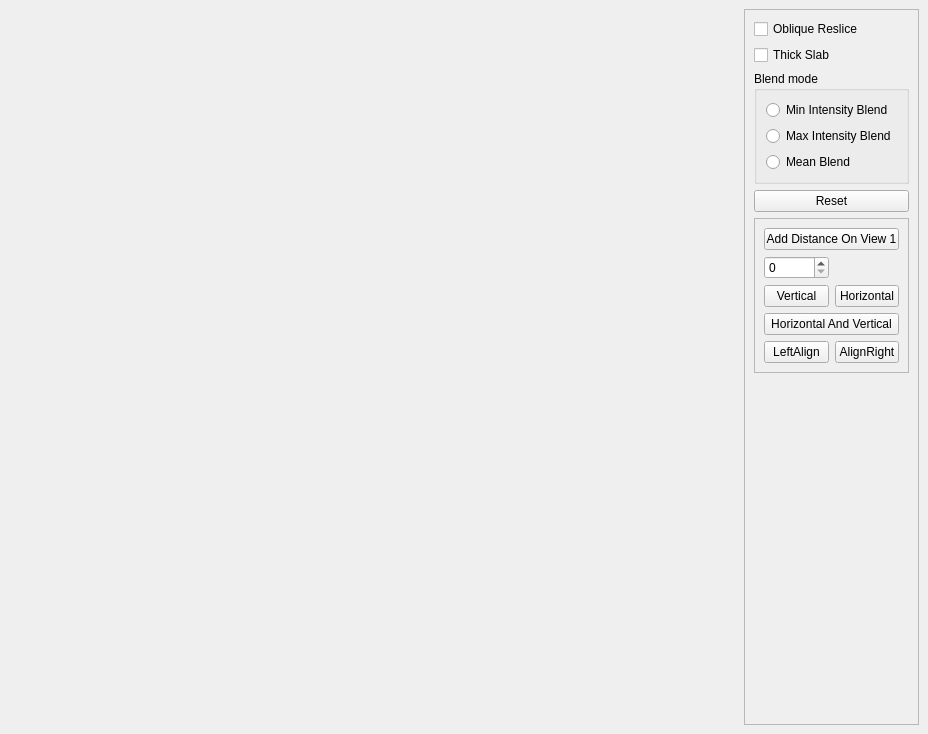
<?xml version="1.0" encoding="UTF-8"?>
<ui version="4.0">
 <class>QtVTKRenderWindow</class>
 <widget class="QMainWindow" name="QtVTKRenderWindow">
  <property name="geometry">
   <rect>
    <x>0</x>
    <y>0</y>
    <width>928</width>
    <height>734</height>
   </rect>
  </property>
  <property name="windowTitle">
   <string>QtVTKRenderWindow</string>
  </property>
  <property name="windowIcon">
   <iconset>
    <normaloff>:/Icons/help.png</normaloff>:/Icons/help.png</iconset>
  </property>
  <property name="iconSize">
   <size>
    <width>22</width>
    <height>22</height>
   </size>
  </property>
  <widget class="QWidget" name="centralwidget">
   <layout class="QGridLayout" name="gridLayout">
    <item row="0" column="0">
     <layout class="QGridLayout" name="gridLayout_2">
      <item row="0" column="0">
       <widget class="VTKQtWidget" name="view" native="true"/>
      </item>
     </layout>
    </item>
    <item row="0" column="1">
     <widget class="QFrame" name="frame">
      <property name="sizePolicy">
       <sizepolicy hsizetype="Minimum" vsizetype="Preferred">
        <horstretch>0</horstretch>
        <verstretch>0</verstretch>
       </sizepolicy>
      </property>
      <property name="maximumSize">
       <size>
        <width>175</width>
        <height>16777215</height>
       </size>
      </property>
      <property name="frameShape">
       <enum>QFrame::StyledPanel</enum>
      </property>
      <property name="frameShadow">
       <enum>QFrame::Raised</enum>
      </property>
      <layout class="QVBoxLayout" name="verticalLayout">
       <item>
        <widget class="QCheckBox" name="resliceModeCheckBox">
         <property name="text">
          <string>Oblique Reslice</string>
         </property>
        </widget>
       </item>
       <item>
        <widget class="QCheckBox" name="thickModeCheckBox">
         <property name="text">
          <string>Thick Slab</string>
         </property>
        </widget>
       </item>
       <item>
        <widget class="QGroupBox" name="blendModeGroupBox">
         <property name="title">
          <string>Blend mode</string>
         </property>
         <layout class="QVBoxLayout" name="verticalLayout_2">
          <item>
           <widget class="QRadioButton" name="radioButton_Min">
            <property name="text">
             <string>Min Intensity Blend</string>
            </property>
           </widget>
          </item>
          <item>
           <widget class="QRadioButton" name="radioButton_Max">
            <property name="text">
             <string>Max Intensity Blend</string>
            </property>
           </widget>
          </item>
          <item>
           <widget class="QRadioButton" name="radioButton_Mean">
            <property name="text">
             <string>Mean Blend</string>
            </property>
           </widget>
          </item>
         </layout>
        </widget>
       </item>
       <item>
        <widget class="QPushButton" name="resetButton">
         <property name="text">
          <string>Reset</string>
         </property>
        </widget>
       </item>
       <item>
        <widget class="QFrame" name="frame_2">
         <property name="frameShape">
          <enum>QFrame::StyledPanel</enum>
         </property>
         <property name="frameShadow">
          <enum>QFrame::Raised</enum>
         </property>
         <layout class="QGridLayout" name="gridLayout_3">
          <item row="1" column="0">
           <widget class="QSpinBox" name="spinBoxCamera"/>
          </item>
          <item row="4" column="1">
           <widget class="QPushButton" name="pushButtonAlignRight">
            <property name="text">
             <string>AlignRight</string>
            </property>
           </widget>
          </item>
          <item row="2" column="0">
           <widget class="QPushButton" name="pushButtonVertical">
            <property name="text">
             <string>Vertical</string>
            </property>
           </widget>
          </item>
          <item row="4" column="0">
           <widget class="QPushButton" name="pushButtonAlignLeft">
            <property name="text">
             <string>LeftAlign</string>
            </property>
           </widget>
          </item>
          <item row="2" column="1">
           <widget class="QPushButton" name="pushButtonHorizontal">
            <property name="text">
             <string>Horizontal</string>
            </property>
           </widget>
          </item>
          <item row="0" column="0" colspan="2">
           <widget class="QPushButton" name="AddDistance1Button">
            <property name="text">
             <string>Add Distance On View 1</string>
            </property>
           </widget>
          </item>
          <item row="3" column="0" colspan="2">
           <widget class="QPushButton" name="pushButtonHorizontalAndVertical">
            <property name="text">
             <string>Horizontal And Vertical</string>
            </property>
           </widget>
          </item>
         </layout>
        </widget>
       </item>
       <item>
        <spacer name="verticalSpacer">
         <property name="orientation">
          <enum>Qt::Vertical</enum>
         </property>
         <property name="sizeHint" stdset="0">
          <size>
           <width>20</width>
           <height>40</height>
          </size>
         </property>
        </spacer>
       </item>
      </layout>
     </widget>
    </item>
   </layout>
  </widget>
  <action name="actionOpenFile">
   <property name="enabled">
    <bool>true</bool>
   </property>
   <property name="icon">
    <iconset>
     <normaloff>:/Icons/fileopen.png</normaloff>:/Icons/fileopen.png</iconset>
   </property>
   <property name="text">
    <string>Open File...</string>
   </property>
  </action>
  <action name="actionExit">
   <property name="icon">
    <iconset>
     <normaloff>.</normaloff>.</iconset>
   </property>
   <property name="text">
    <string>Exit</string>
   </property>
  </action>
  <action name="actionPrint">
   <property name="icon">
    <iconset>
     <normaloff>:/Icons/print.png</normaloff>:/Icons/print.png</iconset>
   </property>
   <property name="text">
    <string>Print</string>
   </property>
  </action>
  <action name="actionHelp">
   <property name="icon">
    <iconset>
     <normaloff>:/Icons/help.png</normaloff>:/Icons/help.png</iconset>
   </property>
   <property name="text">
    <string>Help</string>
   </property>
  </action>
  <action name="actionSave">
   <property name="icon">
    <iconset>
     <normaloff>:/Icons/filesave.png</normaloff>:/Icons/filesave.png</iconset>
   </property>
   <property name="text">
    <string>Save</string>
   </property>
  </action>
 </widget>
 <customwidgets>
  <customwidget>
   <class>VTKQtWidget</class>
   <extends>QWidget</extends>
   <header>VTKQtWidget.h</header>
  </customwidget>
 </customwidgets>
 <resources>
  <include location="Icons/icons.qrc"/>
 </resources>
 <connections/>
</ui>
